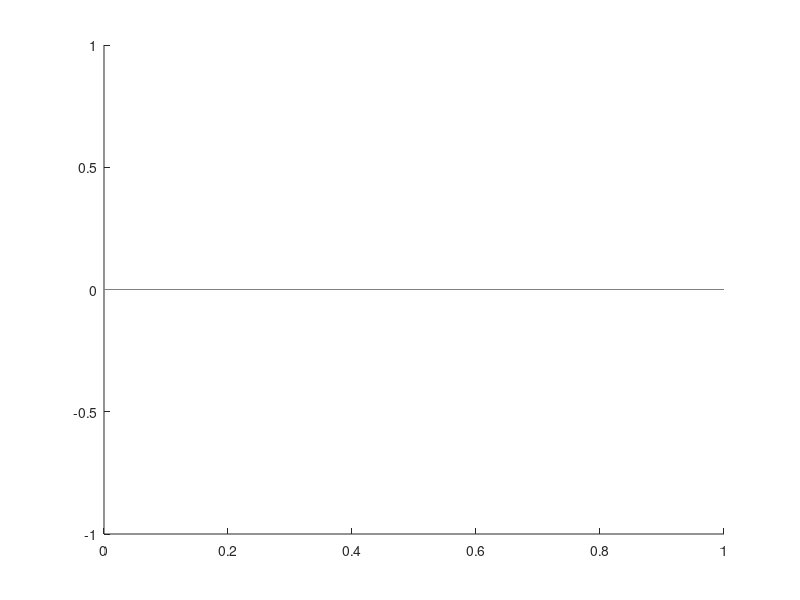

Source code (MATLAB):
function zero_line(varargin)
% zero_line - Draw a horizonal line at y coordinate of zero in a plot
%
% Author: Shanqing Cai (shanqing.cai@gmail.com)
% Date: 2012-10-15

yval = 0;
if nargin == 1
    yval = varargin{1};
end

hold on;
xs = get(gca, 'XLim');
plot(xs, [yval, yval], '-', 'Color', [0.5, 0.5, 0.5]);
set(gca, 'XLim', xs);
return
